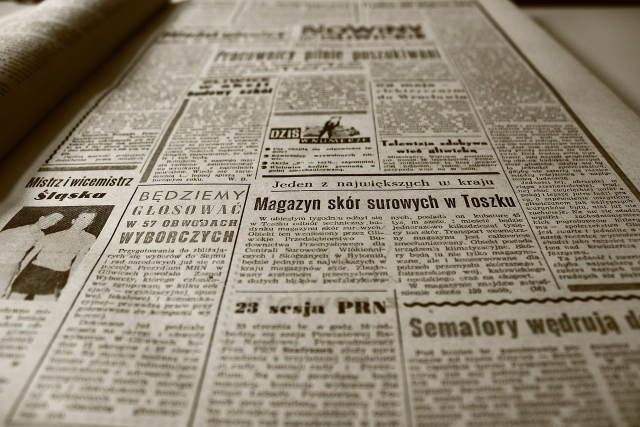
#> input picture Python/OpenCV/newspaper.jpg, 1280 x 853 px (shown at 1/2 size)
$ python '12-1. image_transform.py'
#> lines starting #> are read from the running program, lines starting #| are printed output that depends on the picture
# 이미지 변형(원근)
# 사다리꼴 이미지 펼치기

import cv2
import numpy as np

img = cv2.imread('newspaper.jpg')
#> img is the input picture: shape (853, 1280, 3); mean B, G, R 118.1, 135.8, 145.1

width, height = 640, 240 # 가로 크기 640, 세로 크기 240 으로 결과물 출력

# 좌상, 우상, 우하, 좌하 (시계 방향으로 4 지점 정의)
src = np.array([[511, 352],[1008, 345],[1122, 584],[455, 594]], dtype=np.float32) # Input 4개 지점
dst = np.array([[0, 0],[width, 0],[width, height],[0, height]], dtype=np.float32) # Output 4개 지점

matrix = cv2.getPerspectiveTransform(src, dst)             # 이미지 일부 포인트(src)를 출력하고자 하는 창에 매칭
result = cv2.warpPerspective(img, matrix, (width, height)) # 이미지, 변환, 창크기(해상도)
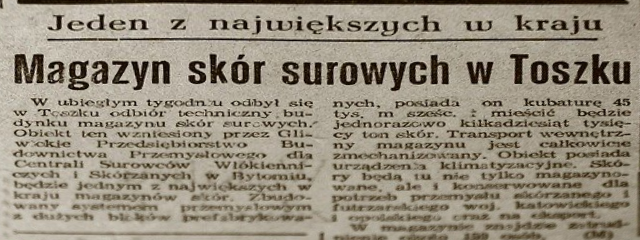
#> result: shape (240, 640, 3); mean B, G, R 124.9, 141.3, 149.8

cv2.imshow('img',img)
cv2.imshow('result',result)

cv2.waitKey()
cv2.destroyAllWindows()

$ run again, with Python/OpenCV/cat.jpg copied over Python/OpenCV/newspaper.jpg
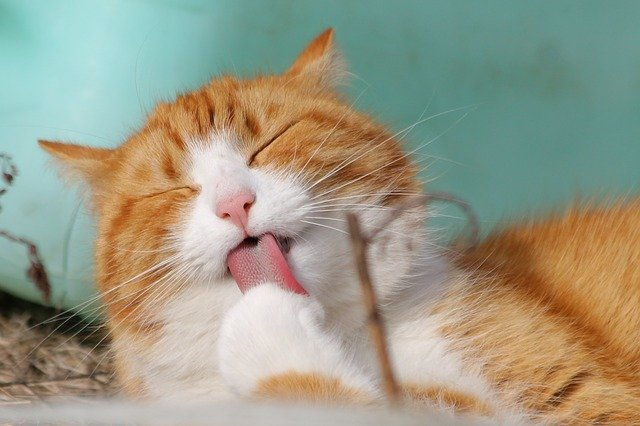
#> input picture Python/OpenCV/cat.jpg, 640 x 426 px
#> img is the input picture: shape (426, 640, 3); mean B, G, R 134.1, 154.2, 155.2
#> `result = cv2.warpPerspective(img, matrix, (width, height))`:
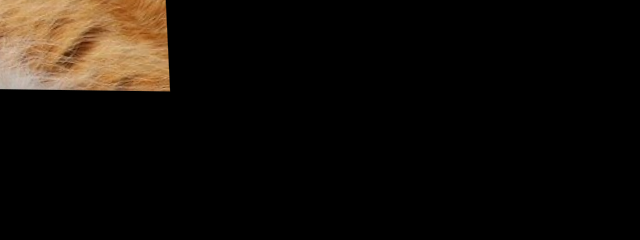
#> result: shape (240, 640, 3); mean B, G, R 8.7, 13.4, 18.1
